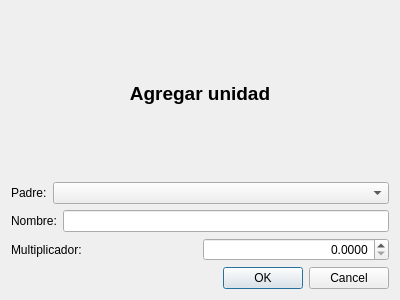
<?xml version="1.0" encoding="UTF-8"?>
<ui version="4.0">
 <class>DUnidadProducto</class>
 <widget class="QDialog" name="DUnidadProducto">
  <property name="geometry">
   <rect>
    <x>0</x>
    <y>0</y>
    <width>400</width>
    <height>300</height>
   </rect>
  </property>
  <property name="windowTitle">
   <string>Dialog</string>
  </property>
  <layout class="QVBoxLayout" name="verticalLayout">
   <item>
    <widget class="QLabel" name="label">
     <property name="text">
      <string>&lt;html&gt;&lt;head/&gt;&lt;body&gt;&lt;p align=&quot;center&quot;&gt;&lt;span style=&quot; font-size:14pt; font-weight:600;&quot;&gt;Agregar unidad&lt;/span&gt;&lt;/p&gt;&lt;/body&gt;&lt;/html&gt;</string>
     </property>
    </widget>
   </item>
   <item>
    <layout class="QHBoxLayout" name="horizontalLayout">
     <item>
      <widget class="QLabel" name="label_2">
       <property name="text">
        <string>Padre:</string>
       </property>
      </widget>
     </item>
     <item>
      <widget class="QComboBox" name="comboBox">
       <property name="sizePolicy">
        <sizepolicy hsizetype="MinimumExpanding" vsizetype="Fixed">
         <horstretch>0</horstretch>
         <verstretch>0</verstretch>
        </sizepolicy>
       </property>
      </widget>
     </item>
    </layout>
   </item>
   <item>
    <layout class="QHBoxLayout" name="horizontalLayout_2">
     <item>
      <widget class="QLabel" name="label_3">
       <property name="text">
        <string>Nombre:</string>
       </property>
      </widget>
     </item>
     <item>
      <widget class="QLineEdit" name="lineEdit">
       <property name="sizePolicy">
        <sizepolicy hsizetype="MinimumExpanding" vsizetype="Fixed">
         <horstretch>0</horstretch>
         <verstretch>0</verstretch>
        </sizepolicy>
       </property>
      </widget>
     </item>
    </layout>
   </item>
   <item>
    <layout class="QHBoxLayout" name="horizontalLayout_3">
     <item>
      <widget class="QLabel" name="label_4">
       <property name="text">
        <string>Multiplicador:</string>
       </property>
      </widget>
     </item>
     <item>
      <widget class="QDoubleSpinBox" name="doubleSpinBox">
       <property name="sizePolicy">
        <sizepolicy hsizetype="Preferred" vsizetype="Fixed">
         <horstretch>0</horstretch>
         <verstretch>0</verstretch>
        </sizepolicy>
       </property>
       <property name="alignment">
        <set>Qt::AlignRight|Qt::AlignTrailing|Qt::AlignVCenter</set>
       </property>
       <property name="decimals">
        <number>4</number>
       </property>
       <property name="maximum">
        <double>1000000000.000000000000000</double>
       </property>
      </widget>
     </item>
    </layout>
   </item>
   <item>
    <widget class="QDialogButtonBox" name="buttonBox">
     <property name="orientation">
      <enum>Qt::Horizontal</enum>
     </property>
     <property name="standardButtons">
      <set>QDialogButtonBox::Cancel|QDialogButtonBox::Ok</set>
     </property>
    </widget>
   </item>
  </layout>
 </widget>
 <resources/>
 <connections>
  <connection>
   <sender>buttonBox</sender>
   <signal>accepted()</signal>
   <receiver>DUnidadProducto</receiver>
   <slot>accept()</slot>
   <hints>
    <hint type="sourcelabel">
     <x>248</x>
     <y>254</y>
    </hint>
    <hint type="destinationlabel">
     <x>157</x>
     <y>274</y>
    </hint>
   </hints>
  </connection>
  <connection>
   <sender>buttonBox</sender>
   <signal>rejected()</signal>
   <receiver>DUnidadProducto</receiver>
   <slot>reject()</slot>
   <hints>
    <hint type="sourcelabel">
     <x>316</x>
     <y>260</y>
    </hint>
    <hint type="destinationlabel">
     <x>286</x>
     <y>274</y>
    </hint>
   </hints>
  </connection>
 </connections>
</ui>
